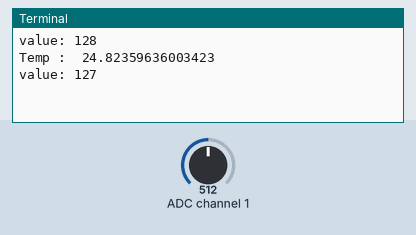
The program below on a simulated Raspberry Pi (BCM pin numbers). Parts: the last lines printed to the terminal. Inputs (shaded band) come from the test bench; at power-on: ADC channel 1 = 512 (analog values on the 0–1023 scale). At 3.0 s the program stops and its outputs stay as they are.

Above: at 1.2 s.
1.3 s: ADC channel 1 set to 0
At 2.8 s:
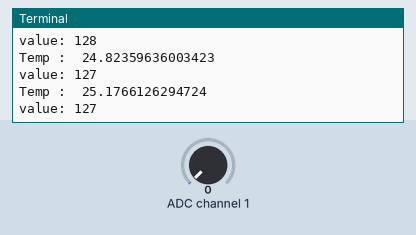
At 4.2 s:
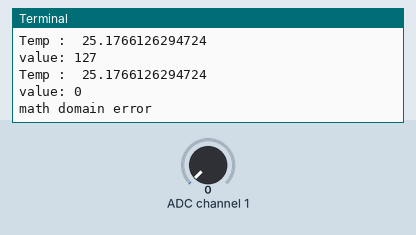
Timing chart, 0 to 4.5 s (numbered marks = the images above; inputs shaded):
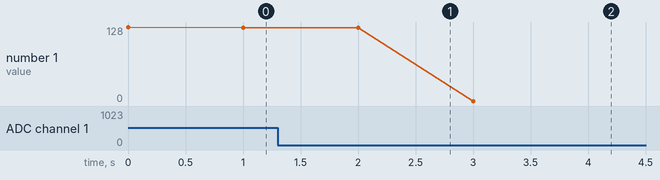

The program:

ther.py
```python
import smbus
import time
import math
address = 0x48
AIN1 = 0x41
bus = smbus.SMBus(1)

try :
    while True:
        bus.write_byte(address, AIN1)
        value = bus.read_byte(address)
        print("value: {0}".format(value))
        voltage = value / 255 * 3.3
        Rt = 10* voltage / (3.3 - voltage)
        tempK = 1/(1/(273.15 +25) + math.log(Rt/10)/3950)
        tempC = tempK -273.15
        time.sleep(1)
        print("Temp : ", tempC)
except Exception as e:
    print (e)
```

Measured:
- plotted number 1: 127 → 0 after the input at 1.3 s
